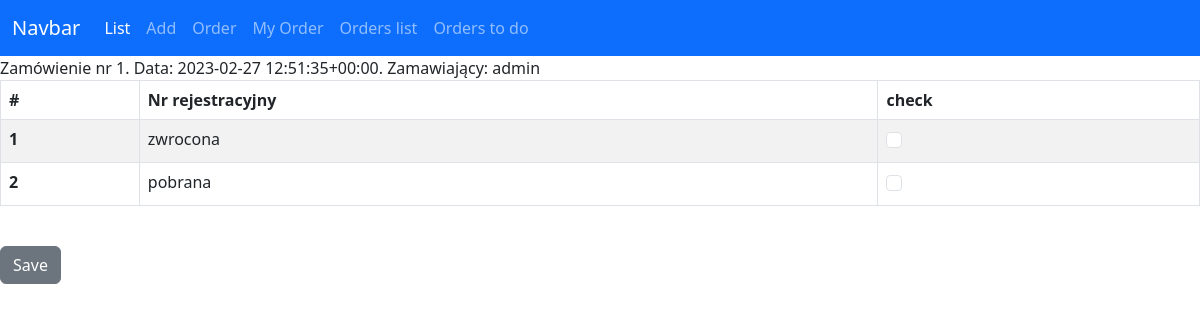
Page /files/order_details/1/ on the committed database.
### files/models.py (models this page shows, shortened)
class Order(models.Model):
    order_date = models.DateTimeField()
    orderer = models.ForeignKey(User, related_name="orders", on_delete=models.RESTRICT)
    def __str__(self) -> str:
        return f"Zamówienie nr {self.id}. Data: {self.order_date}. Zamawiający: {self.orderer}"

class Vehicle(models.Model):
    tr = models.CharField(max_length=8)
    transfer_date = models.DateTimeField(blank=True, null=True)
    return_date = models.DateTimeField(blank=True, null=True)
    responsible_person = models.ForeignKey(User, related_name="vehicles", on_delete=models.RESTRICT)
    comments = models.CharField(max_length=100)
    LOAN_STATUS = (
        ('a', 'Awaits'),
        ('o', 'On Loan'),
        ('r', 'Returned'),
        ('e', 'rejected')
    )
    status = models.CharField(max_length=1, blank=True, choices=LOAN_STATUS, default='a')
    order = models.ForeignKey(Order, related_name="vehicles", on_delete=models.SET_NULL, null=True)

### files/views.py (the view)
# urls.py: path('order_details/<int:pk>/', views.order_details, name='order_details'),
def order_details(request, pk):
    order = Order.objects.get(pk=pk)
    if request.method == "POST":
        id_list = request.POST.getlist('boxes')
        for id in id_list:
            Vehicle.objects.filter(pk=int(id)).update(status='o')
        messages.success(request, ("Hurraa!!!"))
        return redirect('files:orders')
    else:
        return render(request, 'files/order_detail.html', context={'order': order})

### files/templates/files/order_detail.html (shortened to what this page needs)
{% extends 'home.html' %}
{% block content %}
    {{order}}
<form action="" method="post">
<table class="table table-striped table-hover table-bordered">
    <thead>
      <tr>
        <th scope="col">#</th>
        <th scope="col">Nr rejestracyjny</th>
        <th scope="col">check</th>
      </tr>
    </thead>
    <tbody>
        {% for vehicle in order.vehicles.all %}
        <tr>
            <th scope="row">{{forloop.counter}}</th>
            <td>{{vehicle.tr}}</td>
            <td>
            {% if event.approved %}
                <div class="form-check">
                    <input class="form-check-input" type="checkbox" checked="checked" value="{{vehicle.id}}" name="boxes">
                </div>
                {% else %}
                <div class="form-check">
                    <input class="form-check-input" type="checkbox" value="{{vehicle.id}}" name="boxes">
                </div>
            {% endif %}
                </td>
        </tr>
        {% endfor %}
    </tbody>
  </table>
  <br/>
  <button class="btn btn-secondary" type="submit">Save</button>
</form>
{% endblock content %}

### rows in the picture
Order: id+order_date+orderer "Zamówienie nr 1. Data: 2023-02-27 12:51:35+00:00. Zamawiający: admin"
Vehicle: tr "zwrocona"
Vehicle: tr "pobrana"
